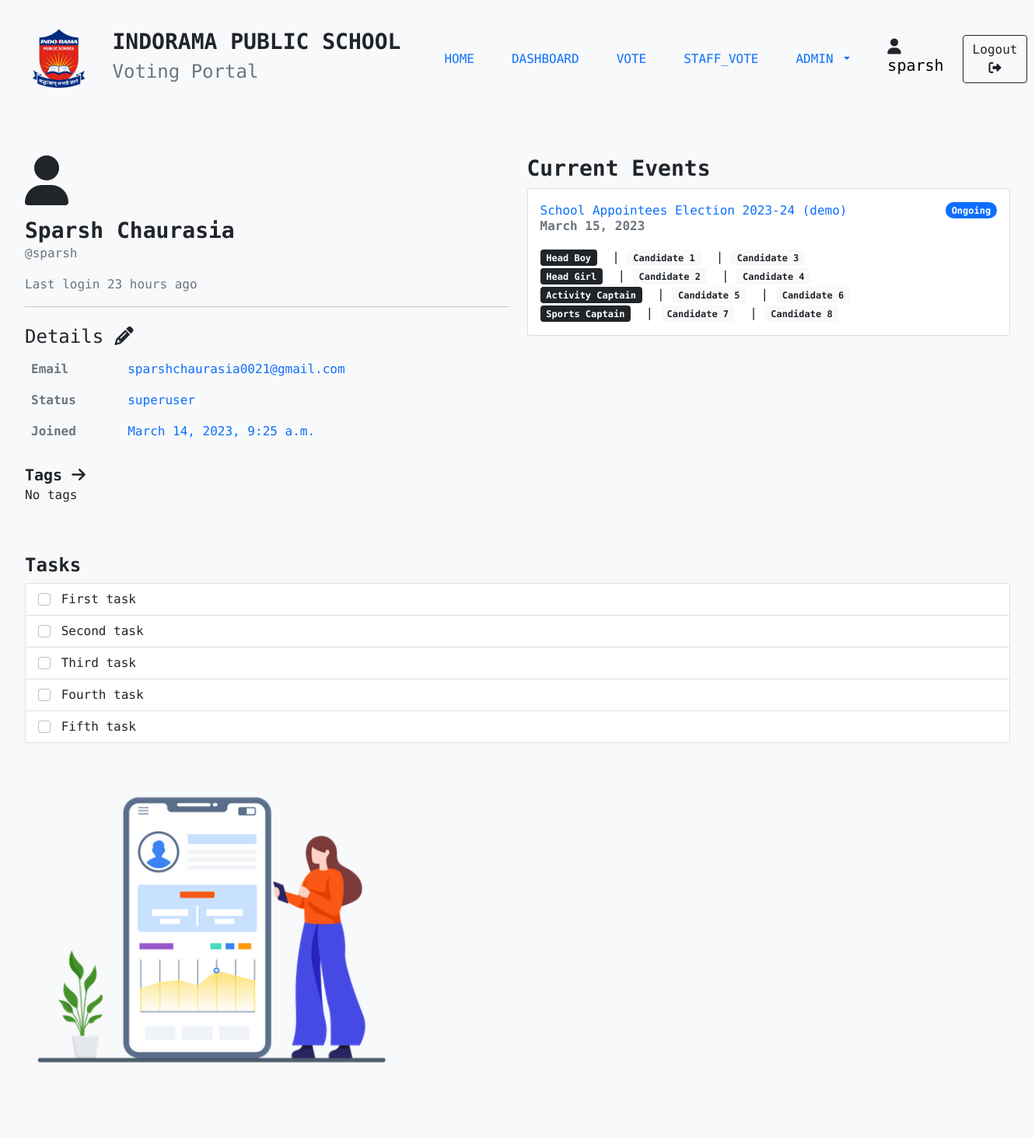
Before: /dashboard (signed in) with the older database file.
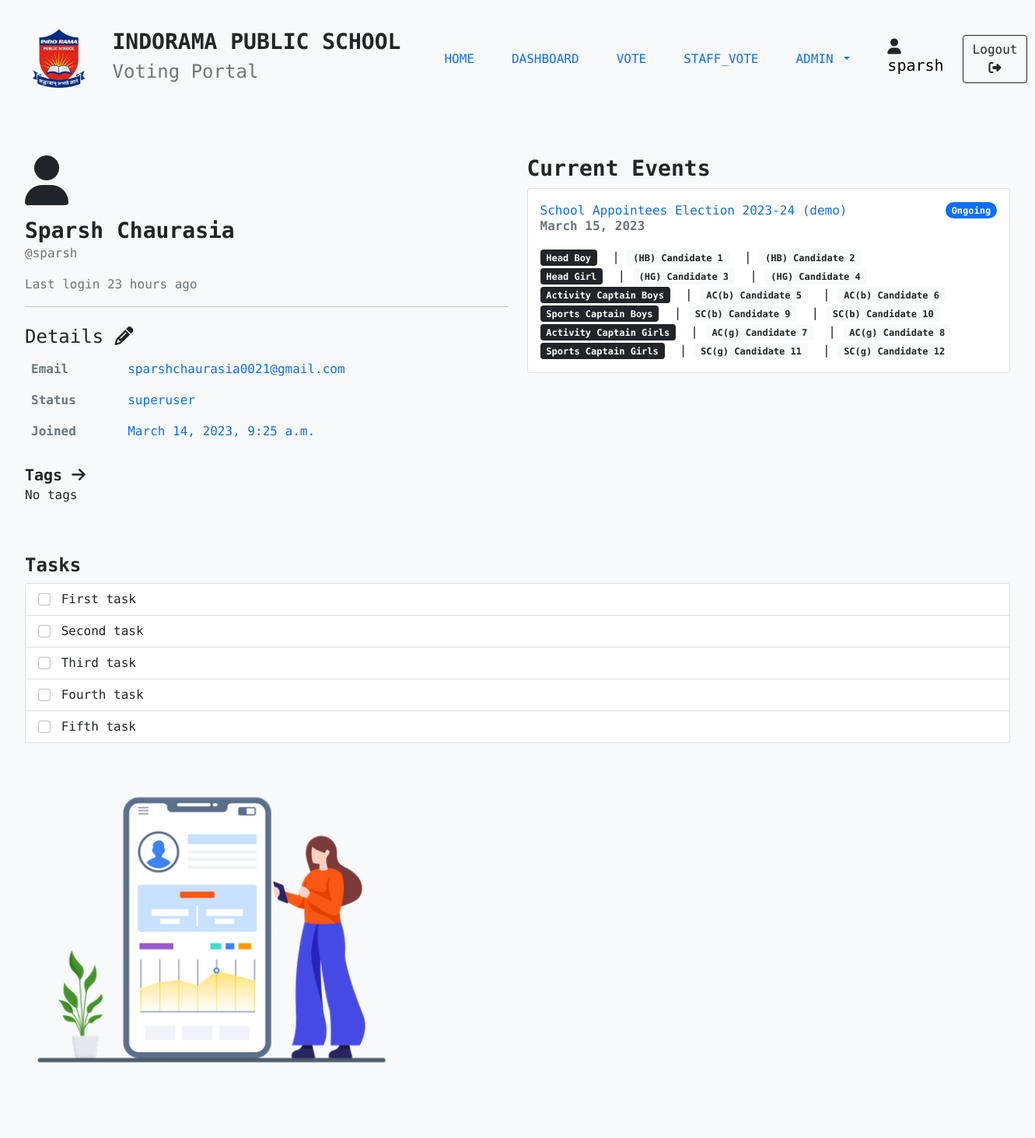
After: the same page with the newer database file.
### apps/vote/models.py (models this page shows, shortened)
class Event(models.Model):
    EventID = models.AutoField(primary_key=True)
    Date = models.DateField()
    EventName = models.TextField()

class Category(models.Model):
    Event = models.ForeignKey(Event, on_delete=models.CASCADE, null=True)
    CategoryName = models.TextField()
    def __str__(self):
        return self.CategoryName

class Option(models.Model):
    OptionID = models.AutoField(primary_key=True)
    OptionEvent = models.ForeignKey(Event, on_delete=models.CASCADE)
    OpitonCategory = models.ForeignKey(Category, on_delete=models.CASCADE)
    OptionName = models.TextField()
    Votes = models.IntegerField(default=0)

### apps/home/views.py (the view)
# urls.py: path("dashboard", dashboard),
@login_required(login_url="/login")
def dashboard(request):
    params = {}
    events = Event.objects.all()
    for event in events:
        params[event] = {}
        categorys = Category.objects.filter(Event=event)
        for category in categorys:
            options = Option.objects.filter(OpitonCategory=category)
            params[event].update({category: options})
    return render(request, "dashboard.html", {"params":params})

### templates/dashboard.html (shortened to what this page needs)
{% extends 'bases/base.html' %}
{% load humanize %}
{% load static %}
{% block stylesheets %}
<link rel="stylesheet" href="{% static 'css/dashboard.css' %}">
{% endblock stylesheets %}
{% block content %}
<div class="page">
    <div class="conatainer">
        <div class="row">
            <div class="col pb-5">
                <div>
                    <i class="fa-solid fa-user fa-4x"></i>
                    <p class="mt-3 h3 fw-bold mb-0">{{request.user.get_full_name}}</p>
                    <p class="text-muted">@{{ user }}</p>
                    <p class="text-muted">Last login {{ user.last_login|naturaltime }}</p>
                </div>
                <hr>
                <div class="mt-4">
                    <p class="h4">Details <i class="fa-solid fa-pencil"></i></p>
                    <table class="table table-borderless">
                        <tbody>
                            <tr>
                                <th class="text-muted">Email</th>
                                <td class="text-primary">{{ user.email }}</td>
                            </tr>
                            <tr>
                                <th class="text-muted">Status</th>
                                <td class="text-primary">
                                    {% if user.is_superuser %}
                                        <span>superuser</span>
                                    {% elif user.is_admin %}
                                        <span>admin</span>
                                    {% else %}
                                        <span>user</span>
                                    {% endif %}
                                </td>
                            </tr>
                            <tr>
                                <th class="text-muted">Joined</th>
                                <td class="text-primary">{{ user.date_joined }}</td>
                            </tr>
                        </tbody>
                    </table>
                </div>
                <div class="mt-4">
                    <span class="fw-bold h5">Tags <i class="fa-solid fa-arrow-right"></i></span>
                    <p>
                        {% if user.groups.all  %}
                        {% for g in user.groups.all %}
                        <span>{{ g }}</span>
                        {% endfor %}
                        {% else %}
                        <span>No tags</span>
                        {% endif %}
                    </p>
                </div>
            </div>
            <div class="col-lg-6 pb-5">
                <div>
                    <p class="h3 fw-bold">Current Events</p>
                        <div>
                        {% for event, values in params.items %}
                            <div class="card">
                            <div class="card-body">
                                <a href="/vote/{{ event.EventName }}" class="card-title text-decoration-none" aria-current="true">
                                <div class="d-flex justify-content-between align-items-center">
                                    <span>{{ event.EventName }}</span>
                                    <span class="badge bg-primary rounded-pill">Ongoing</span>
                                </div>
                                <p class="card-subtitle fw-bold text-muted">{{ event.Date }}</p>
                                </a>
                                <div class="mt-3">
                                {% for category, options in values.items %}
                                    <span class="badge bg-dark">{{ category }}</span>
                                    {% for option in options %}
                                        &nbsp|&nbsp<span class="badge bg-light text-dark">{{ option.OptionName }}</span>
                                    {% endfor %}
                                    <br>
                                {% endfor %}
                                </div>
                            </div>
                            </div>
                        {% endfor %}
                    </div>
                </div>
            </div>
            <div class="col pb-5">
                <div>
                    <p class="h4 fw-bold">Tasks</p>
                    <div class="list-group">
                        <label class="list-group-item">
                            <input class="form-check-input me-1" type="checkbox" value="">
                            First task
                        </label>
                        <label class="list-group-item">
                            <input class="form-check-input me-1" type="checkbox" value="">
                            Second task
                        </label>
                        <label class="list-group-item">
                            <input class="form-check-input me-1" type="checkbox" value="">
                            Third task
                        </label>
                        <label class="list-group-item">
                            <input class="form-check-input me-1" type="checkbox" value="">
                            Fourth task
                        </label>
                        <label class="list-group-item">
                            <input class="form-check-input me-1" type="checkbox" value="">
                            Fifth task
                        </label>
                    </div>
                </div>
                <img class="dashboard__image" src="{% static 'images/pro1.png' %}" alt="placeholder image">
            </div>
        </div>
</div>
{% endblock content %}

### templates/bases/base.html (shortened to what this page needs)
{% load static %}
<!DOCTYPE html>
<html lang="en">
<head>
    <link rel="stylesheet" href="https://cdnjs.cloudflare.com/ajax/libs/font-awesome/6.2.1/css/all.min.css" />
    <link rel="stylesheet" href="{% static 'css/global.css' %}">
    <link href="https://cdn.jsdelivr.net/npm/bootstrap@5.0.2/dist/css/bootstrap.min.css" rel="stylesheet">
    {% block stylesheets %}{% endblock stylesheets %}
</head>
<header>
    {% include 'includes/navbar.html' %}
</header>
<body style="font-family: 'Roboto Mono', monospace; background-color:#F8F9FA;">
    {% block content %}{% endblock content %}
</body>
</html>

### templates/includes/navbar.html (shortened to what this page needs)
{% load static %}
<nav class="navbar navbar-expand-lg bg-light">
  <div class="container-fluid px-4 py-3">
    <div class="navbar-brand d-flex align-items-center">
      <a href="/"><img src="{% static 'images/logo(3).png' %}" alt="logo" srcset="" style="height: 5rem;"></a>
      <div class="mx-3">
        <h3 class="fw-bold">INDORAMA PUBLIC SCHOOL</h3>
        <h4 class="text-muted">Voting Portal</h4>
      </div>
    </div>
    <div class="collapse navbar-collapse" id="navbarSupportedContent">
      <ul class="navbar-nav ms-auto mb-2 mb-lg-0">
        <li class="nav-item mx-3">
          <a class="nav-link" href="/">HOME</a>
        </li>
        <li class="nav-item mx-3">
          <a class="nav-link" href="/dashboard">DASHBOARD</a>
        </li>
        <li class="nav-item mx-3">
          <a class="nav-link {% if request.user.is_staff and not request.user.is_superuser %}disabled{% endif %}" href="/vote/">VOTE</a>
        </li>
        <li class="nav-item mx-3">
          <a class="nav-link {% if request.user.is_staff and not request.user.is_superuser %}disabled{% endif %}" href="/staff_vote/">STAFF_VOTE</a>
        </li>
        <li class="nav-item dropdown mx-3">
          <a class="nav-link dropdown-toggle" href="#" id="navbarDropdown" role="button" data-bs-toggle="dropdown" aria-expanded="false">
            ADMIN
          </a>
        </li>
      </ul>
      <div class="user-name d-flex mx-4 my-4">
        <h5><i class="fa-solid fa-user"></i> <a href="/dashboard", style="text-decoration: none; color: black;">{{ user }}</a></h5>
      </div>
      </div>
        <a href="{% url 'logout' %}" class="btn btn-outline-dark">Logout <i class="fa-solid fa-right-from-bracket"></i></a>
      </div>
</nav>

### static/css/global.css (style rules this page uses)
.page { padding: 3rem 2rem; }

### static/css/dashboard.css (style rules this page uses)
.dashboard__image { width: 30rem; height: auto; }

Changed rows visible on the page:
changed Category "Head Boy": gains Option (OptionName "(HB) Candidate 2"); loses Option (OptionName "Candidate 3")
changed Option: OptionName "Candidate 1" → "(HB) Candidate 1"
changed Category "Head Girl": gains Option (OptionName "(HG) Candidate 3"); loses Option (OptionName "Candidate 2")
changed Option: OptionName "Candidate 4" → "(HG) Candidate 4"
changed Category: CategoryName "Activity Captain" → "Activity Captain Boys"
changed Option: OptionName "Candidate 5" → "AC(b) Candidate 5"
changed Option: OptionName "Candidate 6" → "AC(b) Candidate 6"
changed Category: CategoryName "Sports Captain" → "Sports Captain Boys"; loses Option (OptionName "Candidate 7"); loses Option (OptionName "Candidate 8")
added Option: OptionName "SC(b) Candidate 9", shown under Category "Sports Captain Boys"
added Option: OptionName "SC(b) Candidate 10", shown under Category "Sports Captain Boys"
added Category: CategoryName "Activity Captain Girls", Option (OptionName "AC(g) Candidate 7"), Option (OptionName "AC(g) Candidate 8")
added Category: CategoryName "Sports Captain Girls"
added Option: OptionName "SC(g) Candidate 11", shown under "Sports Captain Girls"
added Option: OptionName "SC(g) Candidate 12", shown under "Sports Captain Girls"
